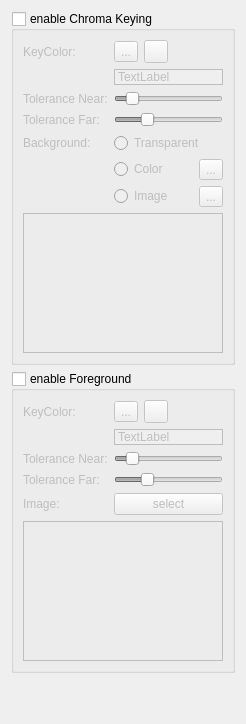
       <widget class="QWidget" name="chromaTab">
        <attribute name="title">
         <string>Compositing</string>
        </attribute>
        <layout class="QVBoxLayout" name="verticalLayout_5">
         <item>
          <widget class="QGroupBox" name="chromaKeyingEnabled">
           <property name="title">
            <string>enable Chroma Keying</string>
           </property>
           <property name="checkable">
            <bool>true</bool>
           </property>
           <property name="checked">
            <bool>false</bool>
           </property>
           <layout class="QVBoxLayout" name="verticalLayout_9">
            <item>
             <layout class="QFormLayout" name="formLayout">
              <property name="fieldGrowthPolicy">
               <enum>QFormLayout::AllNonFixedFieldsGrow</enum>
              </property>
              <property name="labelAlignment">
               <set>Qt::AlignLeading|Qt::AlignLeft|Qt::AlignVCenter</set>
              </property>
              <item row="0" column="0">
               <widget class="QLabel" name="label_5">
                <property name="text">
                 <string>KeyColor:</string>
                </property>
               </widget>
              </item>
              <item row="2" column="0">
               <widget class="QLabel" name="label_11">
                <property name="text">
                 <string>Tolerance Near:</string>
                </property>
               </widget>
              </item>
              <item row="2" column="1">
               <widget class="QSlider" name="tolNearSlider">
                <property name="maximum">
                 <number>255</number>
                </property>
                <property name="value">
                 <number>30</number>
                </property>
                <property name="orientation">
                 <enum>Qt::Horizontal</enum>
                </property>
               </widget>
              </item>
              <item row="3" column="0">
               <widget class="QLabel" name="label_18">
                <property name="text">
                 <string>Tolerance Far:</string>
                </property>
               </widget>
              </item>
              <item row="3" column="1">
               <widget class="QSlider" name="tolFarSlider">
                <property name="minimum">
                 <number>0</number>
                </property>
                <property name="maximum">
                 <number>255</number>
                </property>
                <property name="value">
                 <number>70</number>
                </property>
                <property name="orientation">
                 <enum>Qt::Horizontal</enum>
                </property>
               </widget>
              </item>
              <item row="4" column="0">
               <widget class="QLabel" name="label_19">
                <property name="text">
                 <string>Background:</string>
                </property>
               </widget>
              </item>
              <item row="4" column="1">
               <widget class="QRadioButton" name="replaceChromaWithTransparent">
                <property name="text">
                 <string>Transparent</string>
                </property>
               </widget>
              </item>
              <item row="5" column="1">
               <layout class="QHBoxLayout" name="horizontalLayout_13">
                <item>
                 <widget class="QRadioButton" name="replaceChromaWithColor">
                  <property name="text">
                   <string>Color</string>
                  </property>
                 </widget>
                </item>
                <item>
                 <widget class="QToolButton" name="bgColorSelect">
                  <property name="text">
                   <string>...</string>
                  </property>
                  <property name="icon">
                   <iconset resource="../resources.qrc">
                    <normaloff>:/icons/resources/gtk-color-picker.png</normaloff>:/icons/resources/gtk-color-picker.png</iconset>
                  </property>
                  <property name="iconSize">
                   <size>
                    <width>16</width>
                    <height>16</height>
                   </size>
                  </property>
                 </widget>
                </item>
               </layout>
              </item>
              <item row="6" column="1">
               <layout class="QHBoxLayout" name="horizontalLayout_14">
                <property name="topMargin">
                 <number>0</number>
                </property>
                <item>
                 <widget class="QRadioButton" name="replaceChromaWithImage">
                  <property name="text">
                   <string>Image</string>
                  </property>
                  <property name="checked">
                   <bool>false</bool>
                  </property>
                 </widget>
                </item>
                <item>
                 <widget class="QToolButton" name="chromaBackgroundSelect">
                  <property name="text">
                   <string>...</string>
                  </property>
                  <property name="icon">
                   <iconset resource="../resources.qrc">
                    <normaloff>:/icons/resources/folder-open-20.png</normaloff>:/icons/resources/folder-open-20.png</iconset>
                  </property>
                  <property name="iconSize">
                   <size>
                    <width>16</width>
                    <height>16</height>
                   </size>
                  </property>
                 </widget>
                </item>
               </layout>
              </item>
              <item row="0" column="1">
               <layout class="QHBoxLayout" name="horizontalLayout_10">
                <item>
                 <widget class="QToolButton" name="chromaKeyColorSelect">
                  <property name="text">
                   <string>...</string>
                  </property>
                  <property name="icon">
                   <iconset resource="../resources.qrc">
                    <normaloff>:/icons/resources/gtk-color-picker.png</normaloff>:/icons/resources/gtk-color-picker.png</iconset>
                  </property>
                  <property name="iconSize">
                   <size>
                    <width>16</width>
                    <height>16</height>
                   </size>
                  </property>
                 </widget>
                </item>
                <item>
                 <widget class="QToolButton" name="pickChromaKey">
                  <property name="text">
                   <string/>
                  </property>
                  <property name="icon">
                   <iconset resource="../resources.qrc">
                    <normaloff>:/icons/resources/colorpicker.png</normaloff>:/icons/resources/colorpicker.png</iconset>
                  </property>
                  <property name="iconSize">
                   <size>
                    <width>16</width>
                    <height>16</height>
                   </size>
                  </property>
                  <property name="checkable">
                   <bool>true</bool>
                  </property>
                 </widget>
                </item>
                <item>
                 <spacer name="horizontalSpacer_6">
                  <property name="orientation">
                   <enum>Qt::Horizontal</enum>
                  </property>
                  <property name="sizeHint" stdset="0">
                   <size>
                    <width>40</width>
                    <height>20</height>
                   </size>
                  </property>
                 </spacer>
                </item>
               </layout>
              </item>
              <item row="1" column="1">
               <widget class="QLabel" name="keyColor">
                <property name="autoFillBackground">
                 <bool>true</bool>
                </property>
                <property name="frameShape">
                 <enum>QFrame::Box</enum>
                </property>
                <property name="text">
                 <string>TextLabel</string>
                </property>
               </widget>
              </item>
             </layout>
            </item>
            <item>
             <widget class="QLabel" name="chromaBackground">
              <property name="minimumSize">
               <size>
                <width>200</width>
                <height>140</height>
               </size>
              </property>
              <property name="maximumSize">
               <size>
                <width>200</width>
                <height>140</height>
               </size>
              </property>
              <property name="frameShape">
               <enum>QFrame::Box</enum>
              </property>
              <property name="text">
               <string/>
              </property>
             </widget>
            </item>
           </layout>
          </widget>
         </item>
         <item>
          <widget class="QGroupBox" name="foregroundEnabled">
           <property name="title">
            <string>enable Foreground</string>
           </property>
           <property name="checkable">
            <bool>true</bool>
           </property>
           <property name="checked">
            <bool>false</bool>
           </property>
           <layout class="QVBoxLayout" name="verticalLayout_10">
            <item>
             <layout class="QFormLayout" name="formLayout_3">
              <property name="fieldGrowthPolicy">
               <enum>QFormLayout::AllNonFixedFieldsGrow</enum>
              </property>
              <property name="labelAlignment">
               <set>Qt::AlignLeading|Qt::AlignLeft|Qt::AlignVCenter</set>
              </property>
              <property name="topMargin">
               <number>0</number>
              </property>
              <item row="0" column="0">
               <widget class="QLabel" name="label_20">
                <property name="text">
                 <string>KeyColor:</string>
                </property>
               </widget>
              </item>
              <item row="2" column="0">
               <widget class="QLabel" name="label_22">
                <property name="text">
                 <string>Tolerance Near:</string>
                </property>
               </widget>
              </item>
              <item row="2" column="1">
               <widget class="QSlider" name="tolNearSliderFG">
                <property name="maximum">
                 <number>255</number>
                </property>
                <property name="value">
                 <number>30</number>
                </property>
                <property name="orientation">
                 <enum>Qt::Horizontal</enum>
                </property>
               </widget>
              </item>
              <item row="3" column="0">
               <widget class="QLabel" name="label_23">
                <property name="text">
                 <string>Tolerance Far:</string>
                </property>
               </widget>
              </item>
              <item row="3" column="1">
               <widget class="QSlider" name="tolFarSliderFG">
                <property name="minimum">
                 <number>0</number>
                </property>
                <property name="maximum">
                 <number>255</number>
                </property>
                <property name="value">
                 <number>70</number>
                </property>
                <property name="orientation">
                 <enum>Qt::Horizontal</enum>
                </property>
               </widget>
              </item>
              <item row="4" column="0">
               <widget class="QLabel" name="label_25">
                <property name="text">
                 <string>Image:</string>
                </property>
               </widget>
              </item>
              <item row="4" column="1">
               <widget class="QPushButton" name="chromaForegroundSelect">
                <property name="text">
                 <string>select</string>
                </property>
               </widget>
              </item>
              <item row="0" column="1">
               <layout class="QHBoxLayout" name="horizontalLayout_12">
                <item>
                 <widget class="QToolButton" name="chromaKeyFGColorSelect">
                  <property name="text">
                   <string>...</string>
                  </property>
                  <property name="icon">
                   <iconset resource="../resources.qrc">
                    <normaloff>:/icons/resources/gtk-color-picker.png</normaloff>:/icons/resources/gtk-color-picker.png</iconset>
                  </property>
                  <property name="iconSize">
                   <size>
                    <width>16</width>
                    <height>16</height>
                   </size>
                  </property>
                 </widget>
                </item>
                <item>
                 <widget class="QToolButton" name="pickChromaKeyFG">
                  <property name="text">
                   <string/>
                  </property>
                  <property name="icon">
                   <iconset resource="../resources.qrc">
                    <normaloff>:/icons/resources/colorpicker.png</normaloff>:/icons/resources/colorpicker.png</iconset>
                  </property>
                  <property name="iconSize">
                   <size>
                    <width>16</width>
                    <height>16</height>
                   </size>
                  </property>
                  <property name="checkable">
                   <bool>true</bool>
                  </property>
                 </widget>
                </item>
                <item>
                 <spacer name="horizontalSpacer_7">
                  <property name="orientation">
                   <enum>Qt::Horizontal</enum>
                  </property>
                  <property name="sizeHint" stdset="0">
                   <size>
                    <width>40</width>
                    <height>20</height>
                   </size>
                  </property>
                 </spacer>
                </item>
               </layout>
              </item>
              <item row="1" column="1">
               <widget class="QLabel" name="keyColorFG">
                <property name="autoFillBackground">
                 <bool>true</bool>
                </property>
                <property name="frameShape">
                 <enum>QFrame::Box</enum>
                </property>
                <property name="text">
                 <string>TextLabel</string>
                </property>
               </widget>
              </item>
             </layout>
            </item>
            <item>
             <widget class="QLabel" name="chromaForeground">
              <property name="minimumSize">
               <size>
                <width>200</width>
                <height>140</height>
               </size>
              </property>
              <property name="maximumSize">
               <size>
                <width>200</width>
                <height>140</height>
               </size>
              </property>
              <property name="frameShape">
               <enum>QFrame::Box</enum>
              </property>
              <property name="text">
               <string/>
              </property>
             </widget>
            </item>
           </layout>
          </widget>
         </item>
         <item>
          <spacer name="verticalSpacer_2">
           <property name="orientation">
            <enum>Qt::Vertical</enum>
           </property>
           <property name="sizeHint" stdset="0">
            <size>
             <width>20</width>
             <height>40</height>
            </size>
           </property>
          </spacer>
         </item>
        </layout>
       </widget>
